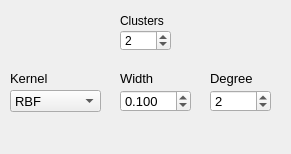
<?xml version="1.0" encoding="UTF-8"?>
<ui version="4.0">
 <class>ParametersKKM</class>
 <widget class="QWidget" name="ParametersKKM">
  <property name="geometry">
   <rect>
    <x>0</x>
    <y>0</y>
    <width>291</width>
    <height>154</height>
   </rect>
  </property>
  <property name="windowTitle">
   <string>Form</string>
  </property>
  <widget class="QLabel" name="label_3">
   <property name="geometry">
    <rect>
     <x>120</x>
     <y>70</y>
     <width>50</width>
     <height>16</height>
    </rect>
   </property>
   <property name="font">
    <font>
     <pointsize>10</pointsize>
    </font>
   </property>
   <property name="text">
    <string>Width</string>
   </property>
  </widget>
  <widget class="QSpinBox" name="kernelDegSpin">
   <property name="geometry">
    <rect>
     <x>210</x>
     <y>90</y>
     <width>61</width>
     <height>22</height>
    </rect>
   </property>
   <property name="font">
    <font>
     <pointsize>10</pointsize>
    </font>
   </property>
   <property name="toolTip">
    <string>Degree of the kernel polynomial
(Polynomial only)</string>
   </property>
   <property name="minimum">
    <number>1</number>
   </property>
   <property name="value">
    <number>2</number>
   </property>
  </widget>
  <widget class="QLabel" name="label_2">
   <property name="geometry">
    <rect>
     <x>10</x>
     <y>70</y>
     <width>91</width>
     <height>16</height>
    </rect>
   </property>
   <property name="font">
    <font>
     <pointsize>10</pointsize>
    </font>
   </property>
   <property name="text">
    <string>Kernel</string>
   </property>
  </widget>
  <widget class="QDoubleSpinBox" name="kernelWidthSpin">
   <property name="geometry">
    <rect>
     <x>120</x>
     <y>90</y>
     <width>71</width>
     <height>22</height>
    </rect>
   </property>
   <property name="font">
    <font>
     <pointsize>10</pointsize>
    </font>
   </property>
   <property name="toolTip">
    <string>Width of the kernel (gamma)
RBF and Polynomial only</string>
   </property>
   <property name="decimals">
    <number>3</number>
   </property>
   <property name="minimum">
    <double>0.001000000000000</double>
   </property>
   <property name="singleStep">
    <double>0.010000000000000</double>
   </property>
   <property name="value">
    <double>0.100000000000000</double>
   </property>
  </widget>
  <widget class="QLabel" name="label_21">
   <property name="geometry">
    <rect>
     <x>210</x>
     <y>70</y>
     <width>50</width>
     <height>16</height>
    </rect>
   </property>
   <property name="font">
    <font>
     <pointsize>10</pointsize>
    </font>
   </property>
   <property name="text">
    <string>Degree</string>
   </property>
  </widget>
  <widget class="QComboBox" name="kernelTypeCombo">
   <property name="geometry">
    <rect>
     <x>10</x>
     <y>90</y>
     <width>91</width>
     <height>22</height>
    </rect>
   </property>
   <property name="font">
    <font>
     <pointsize>10</pointsize>
    </font>
   </property>
   <property name="toolTip">
    <string>kernel function</string>
   </property>
   <property name="currentIndex">
    <number>2</number>
   </property>
   <item>
    <property name="text">
     <string>Linear</string>
    </property>
   </item>
   <item>
    <property name="text">
     <string>Polynomial</string>
    </property>
   </item>
   <item>
    <property name="text">
     <string>RBF</string>
    </property>
   </item>
  </widget>
  <widget class="QLabel" name="label_14">
   <property name="geometry">
    <rect>
     <x>120</x>
     <y>10</y>
     <width>51</width>
     <height>21</height>
    </rect>
   </property>
   <property name="font">
    <font>
     <pointsize>9</pointsize>
    </font>
   </property>
   <property name="text">
    <string>Clusters</string>
   </property>
  </widget>
  <widget class="QSpinBox" name="kernelClusterSpin">
   <property name="geometry">
    <rect>
     <x>120</x>
     <y>30</y>
     <width>51</width>
     <height>21</height>
    </rect>
   </property>
   <property name="font">
    <font>
     <pointsize>9</pointsize>
    </font>
   </property>
   <property name="toolTip">
    <string>Number of clusters (Kernel K-Means only)</string>
   </property>
   <property name="minimum">
    <number>1</number>
   </property>
   <property name="maximum">
    <number>20</number>
   </property>
   <property name="value">
    <number>2</number>
   </property>
  </widget>
 </widget>
 <resources/>
 <connections/>
</ui>
